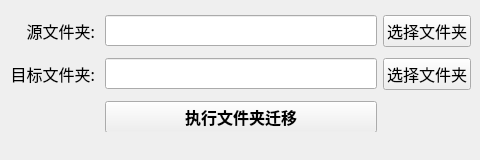
<?xml version="1.0" encoding="UTF-8"?>
<ui version="4.0">
 <class>MainWindow</class>
 <widget class="QMainWindow" name="MainWindow">
  <property name="geometry">
   <rect>
    <x>0</x>
    <y>0</y>
    <width>480</width>
    <height>160</height>
   </rect>
  </property>
  <property name="sizePolicy">
   <sizepolicy hsizetype="Fixed" vsizetype="Fixed">
    <horstretch>0</horstretch>
    <verstretch>0</verstretch>
   </sizepolicy>
  </property>
  <property name="minimumSize">
   <size>
    <width>480</width>
    <height>160</height>
   </size>
  </property>
  <property name="maximumSize">
   <size>
    <width>480</width>
    <height>160</height>
   </size>
  </property>
  <property name="font">
   <font>
    <family>微软雅黑</family>
    <pointsize>12</pointsize>
   </font>
  </property>
  <property name="windowTitle">
   <string>文件夹迁移</string>
  </property>
  <property name="windowOpacity">
   <double>1.000000000000000</double>
  </property>
  <property name="autoFillBackground">
   <bool>false</bool>
  </property>
  <widget class="QWidget" name="centralwidget">
   <widget class="QWidget" name="gridLayoutWidget">
    <property name="geometry">
     <rect>
      <x>10</x>
      <y>10</y>
      <width>461</width>
      <height>131</height>
     </rect>
    </property>
    <layout class="QGridLayout" name="gridLayout">
     <item row="0" column="2">
      <widget class="QPushButton" name="pushButton_selectSource">
       <property name="text">
        <string>选择文件夹</string>
       </property>
      </widget>
     </item>
     <item row="1" column="2">
      <widget class="QPushButton" name="pushButton_selectTarget">
       <property name="text">
        <string>选择文件夹</string>
       </property>
      </widget>
     </item>
     <item row="1" column="0">
      <widget class="QLabel" name="label_target">
       <property name="text">
        <string>目标文件夹: </string>
       </property>
       <property name="alignment">
        <set>Qt::AlignRight|Qt::AlignTrailing|Qt::AlignVCenter</set>
       </property>
      </widget>
     </item>
     <item row="0" column="1">
      <widget class="QLineEdit" name="lineEdit_source"/>
     </item>
     <item row="1" column="1">
      <widget class="QLineEdit" name="lineEdit_target"/>
     </item>
     <item row="0" column="0">
      <widget class="QLabel" name="label_source">
       <property name="text">
        <string>源文件夹: </string>
       </property>
       <property name="alignment">
        <set>Qt::AlignRight|Qt::AlignTrailing|Qt::AlignVCenter</set>
       </property>
      </widget>
     </item>
     <item row="2" column="1">
      <widget class="QPushButton" name="pushButton_execute">
       <property name="sizePolicy">
        <sizepolicy hsizetype="Expanding" vsizetype="Fixed">
         <horstretch>0</horstretch>
         <verstretch>0</verstretch>
        </sizepolicy>
       </property>
       <property name="font">
        <font>
         <weight>75</weight>
         <bold>true</bold>
        </font>
       </property>
       <property name="text">
        <string>执行文件夹迁移</string>
       </property>
       <property name="autoDefault">
        <bool>false</bool>
       </property>
      </widget>
     </item>
    </layout>
   </widget>
  </widget>
  <widget class="QStatusBar" name="statusbar">
   <property name="sizeGripEnabled">
    <bool>false</bool>
   </property>
  </widget>
 </widget>
 <resources/>
 <connections/>
</ui>
